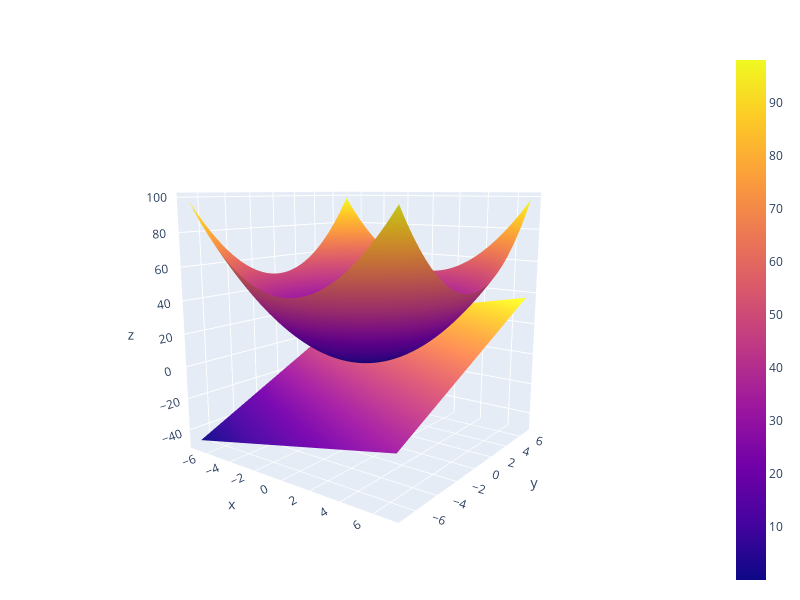

The notebook cell this image was saved under:
### Code cell
# visualize
x = grid_flat[:, 0].reshape([100, 100])
y = grid_flat[:, 1].reshape([100, 100])
z = z.reshape([100, 100])
z_tangent = z_tangent.reshape([100, 100])

fig = go.Figure(data = [
    go.Surface(x=x_grid, y=y_grid, z=z),
    go.Surface(x=x, y=y, z=z_tangent, showscale=False)
])
fig.update_layout(
    autosize=False,
    width=800,
    height=600,
    margin=dict(l=20, r=20, b=10, t=50, pad=4),
)

fig.show()

### Figure 1 — Plotly figure (JSON) as saved in the notebook; plotly's stock layout.template omitted (floating-point values rounded to 4 significant figures; data arrays with more than 128 entries replaced by an {"elided": "..."} marker saying what was removed)
{"data": [{"type": "surface", "x": {"elided": "100x100 float values"}, "y": {"elided": "100x100 float values"}, "z": {"elided": "100x100 float values"}}, {"showscale": false, "type": "surface", "x": {"elided": "100x100 float values"}, "y": {"elided": "100x100 float values"}, "z": {"elided": "100x100 float values"}}], "layout": {"autosize": false, "height": 600, "margin": {"b": 10, "l": 20, "pad": 4, "r": 20, "t": 50}, "scene": {"aspectmode": "auto", "aspectratio": {"x": 1, "y": 1, "z": 1}, "camera": {"center": {"x": 0, "y": 0, "z": 0}, "eye": {"x": 1.531, "y": -2.043, "z": 0.5132}, "projection": {"type": "perspective"}, "up": {"x": 0, "y": 0, "z": 1}}}, "width": 800}}
